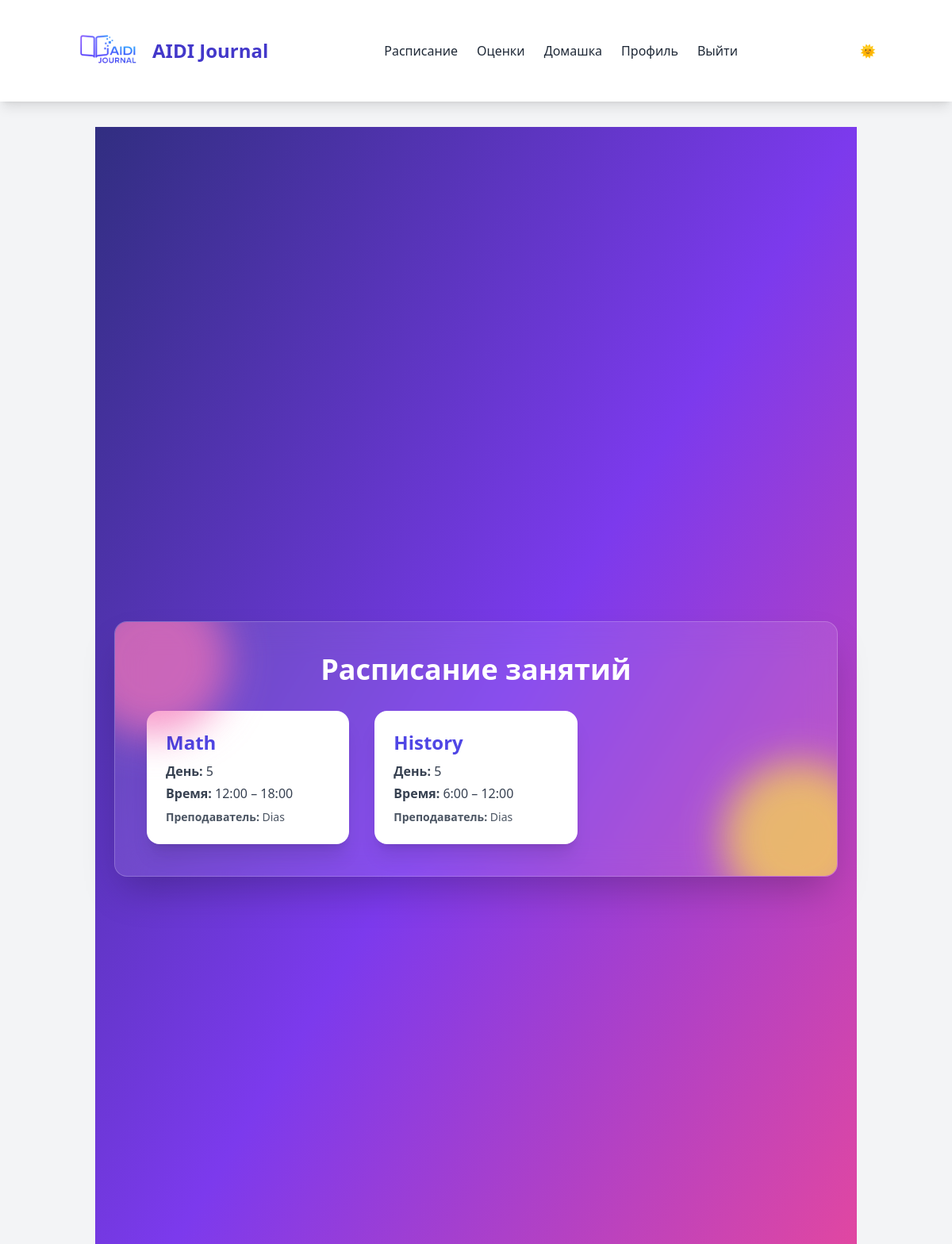
The page /schedule/ (signed in) on the database its author committed.
### myapp/models.py (models this page shows, shortened)
class Schedule(models.Model):
    subject = models.ForeignKey(Subject, on_delete=models.CASCADE)
    day_of_week = models.CharField(max_length=10)  # Пн, Вт, Ср и т.д.
    start_time = models.TimeField()
    end_time = models.TimeField()
    teacher = models.ForeignKey(
        CustomUser,
        on_delete=models.CASCADE,
        limit_choices_to={'role': 'teacher'}
    )

class Subject(models.Model):
    name = models.CharField(max_length=100)

class CustomUser(AbstractUser):
    ROLE_CHOICES = (
        ('student', 'Ученик'),
        ('teacher', 'Учитель'),
        ('parent', 'Родитель'),
    )
    role = models.CharField(max_length=10, choices=ROLE_CHOICES, default='student')
    photo = models.ImageField(
        upload_to='avatars/',
        blank=True,
        null=True,
        verbose_name='Аватар'
    )

### myapp/views.py (the view)
# urls.py: path('schedule/', views.schedule_view, name='schedule'),
@login_required
def schedule_view(request):
    schedule = Schedule.objects.all()
    return render(request, 'schedule.html', {'schedule': schedule})

### templates/schedule.html (shortened to what this page needs)
{% extends 'base.html' %}
{% load static %}
{% block content %}
  <link href="{% static 'css/custom.css' %}" rel="stylesheet">
  <div class="min-h-screen flex items-center justify-center page-gradient-bg p-6">
    <div class="relative bg-white bg-opacity-10 backdrop-blur-lg rounded-2xl shadow-2xl p-10 max-w-6xl w-full border border-white border-opacity-20 overflow-hidden">
      <div class="absolute -top-12 -left-12 w-48 h-48 bg-pink-400 rounded-full mix-blend-multiply filter blur-xl opacity-70 animate-blob"></div>
      <div class="absolute -bottom-12 -right-12 w-48 h-48 bg-yellow-300 rounded-full mix-blend-multiply filter blur-xl opacity-70 animate-blob animation-delay-2000"></div>
      <h1 class="text-4xl font-extrabold text-white text-center mb-8">Расписание занятий</h1>
      {% if schedule %}
        <div class="grid grid-cols-1 sm:grid-cols-2 lg:grid-cols-3 gap-8">
          {% for item in schedule %}
            <div class="bg-white dark:bg-gray-800 shadow-xl rounded-2xl p-6 hover:shadow-2xl transition-all duration-300">
              <h2 class="text-2xl font-bold text-indigo-600 mb-2">{{ item.subject.name }}</h2>
              <p class="text-gray-700 dark:text-gray-300 mb-1">
                <span class="font-semibold">День:</span> {{ item.day_of_week }}
              </p>
              <p class="text-gray-700 dark:text-gray-300 mb-2">
                <span class="font-semibold">Время:</span> {{ item.start_time }} – {{ item.end_time }}
              </p>
              <p class="text-gray-600 dark:text-gray-400 text-sm">
                <span class="font-semibold">Преподаватель:</span> {{ item.teacher.username }}
              </p>
            </div>
          {% endfor %}
        </div>
      {% else %}
        <p class="text-center text-gray-300 text-lg mt-12">Расписание ещё не создано.</p>
      {% endif %}
    </div>
  </div>
{% endblock %}

### static/css/custom.css (style rules this page uses)
.animate-blob { animation: blob 8s infinite; }
.animation-delay-2000 { animation-delay: 2s; }
.page-gradient-bg { background: linear-gradient(to bottom right, #312E81, #7C3AED, #EC4899); }
.backdrop-blur-lg { backdrop-filter: blur(20px); }
html { transition: background-color 0.3s ease, color 0.3s ease; }
:root { --bg: #f3f4f6; --fg: #1f2937; }
body { background-color: var(--bg); color: var(--fg); }

### rows shown on the page
Schedule: subject.name "Math", day_of_week "5", start_time "12:00", end_time "18:00", teacher.username "Dias"
Schedule: subject.name "History", day_of_week "5", start_time "6:00", end_time "12:00", teacher.username "Dias"
